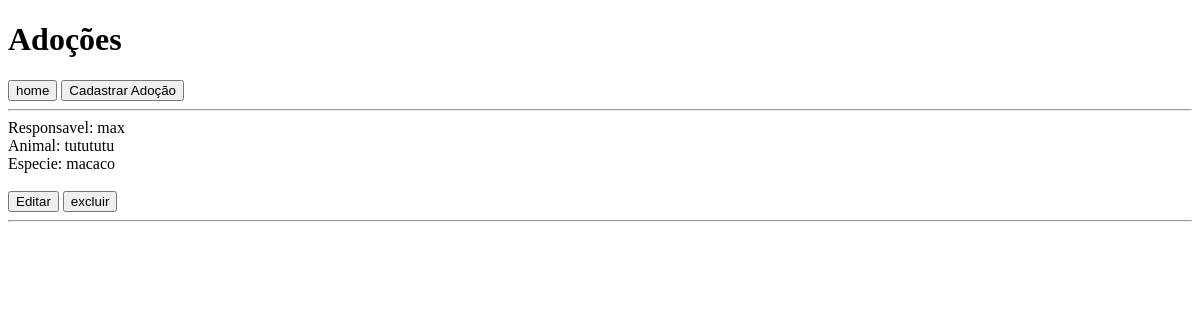
Page /adocao/home/ on the earlier database version.
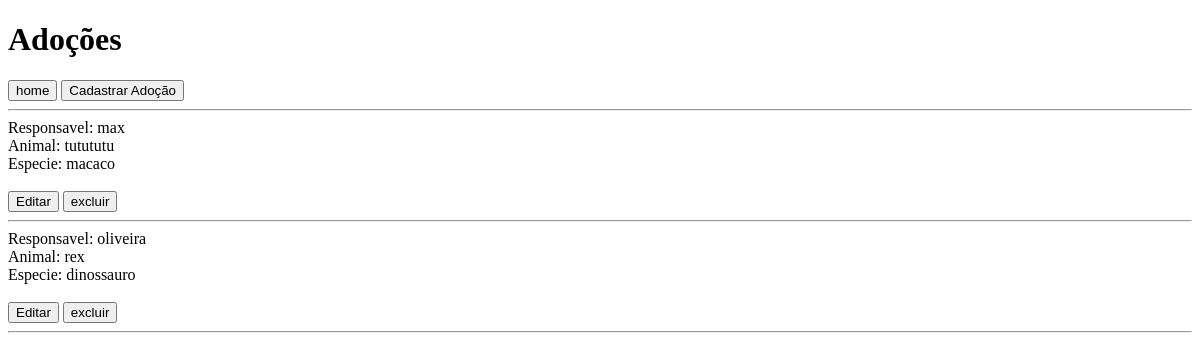
Same page on the later database version.
### adocao/models.py (models this page shows)
class Adocao(models.Model):
    nome_do_responsavel = models.CharField(max_length=100, null=False, blank=False)
    animal = models.ForeignKey(Animal, null=False, blank=False, on_delete=models.CASCADE)

### animais/models.py (models this page shows, shortened)
class Animal(models.Model):
    nome = models.CharField(max_length=100, null=False, blank=False)
    especie = models.CharField(max_length=100, null=False, blank=False)

### adocao/views.py (the view)
# urls.py: path('home/', AdocaoView.as_view(), name='adocao'),
class AdocaoView(ListView):
    model = Adocao
    template_name = 'adocao_home.html'

### adocao/templates/adocao_home.html (shortened to what this page needs)
<!DOCTYPE html>
<html lang="en">
<head>
</head>
<body>
    <h1>Adoções</h1>
    <a href="{%url 'listar_animais'%}"><input type="button" value="home" /></a>
    <a href="{%url 'cadastrar_adocao'%}"><input type="button" value="Cadastrar Adoção" /></a>
    <hr>
    {% for adocao in object_list%}
    <div>
        <label>Responsavel: </label>
        {{adocao.nome_do_responsavel}}
    </div>
    <div>
        <label>Animal: </label>
        {{adocao.animal.nome}}
        <br>
        <label>Especie: </label>
        {{adocao.animal.especie}}
    </div>
    <br>
    <a href="{%url 'editar_adocao' adocao.id%}"><input type="button" value="Editar" /></a>
    <a href="{%url 'excluir_adocao' adocao.id%}"><input type="button" value="excluir" /></a>
    <hr>
    {% endfor %}
</body>
</html>

Differences in the rows shown:
added Adocao: nome_do_responsavel "oliveira", animal.nome "rex", animal.especie "dinossauro"
